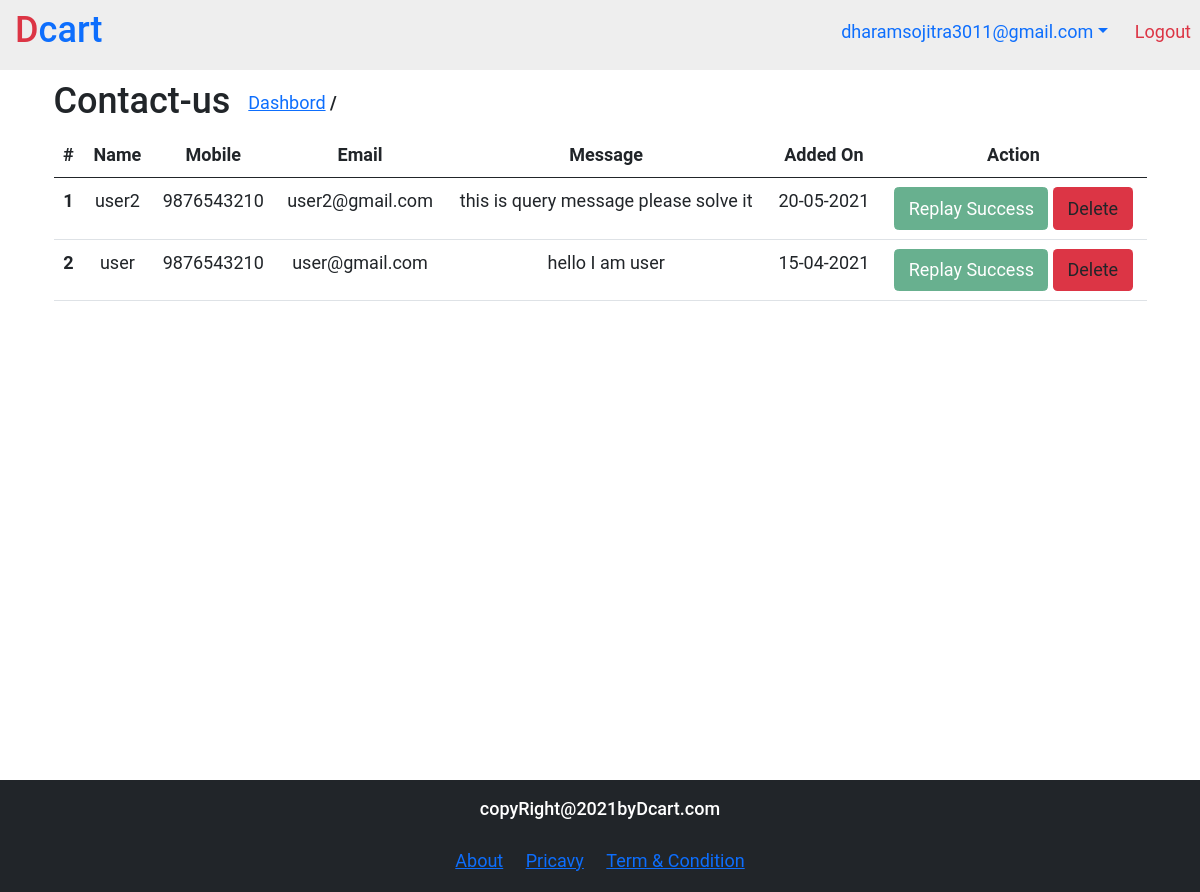
The app's page /admin/contact_us.php (signed in) with its own data.
### tables this page shows
CREATE TABLE `contact_us` (
  `contact_id` int(11) NOT NULL,
  `name` varchar(20) NOT NULL,
  `email` varchar(30) NOT NULL,
  `mobile` varchar(15) NOT NULL,
  `message` text NOT NULL,
  `status` int(11) NOT NULL,
  `added_on` timestamp NOT NULL DEFAULT current_timestamp() ON UPDATE current_timestamp()
);

### admin/contact_us.php (the view, shortened to what this page needs)
<?php
include 'top.php' ;
$querDCy_select = "SELECT * FROM contact_us ORDER BY contact_id DESC";
$result_select = mysqli_query($conn , $querDCy_select);
?>
<div id="container">
    <div class="container-fluid">
            <div class="d-flex">
                <h2>Contact-us</h2>
                <span class="mt-2 mx-3"><a href="index.php">Dashbord</a> <strong>/</strong></span>
            </div>
            <table class="table">
                <thead class="text-center">
                    <tr>
                    <th>#</th>
                    <th>Name</th>
                    <th>Mobile</th>
                    <th>Email</th>
                    <th>Message</th>
                    <th>Added On</th>
                    <th>Action</th>
                    </tr>
                </thead>
                <tbody class="text-center">
                        <?php
                            $i = 1;
                            while($row = mysqli_fetch_assoc($result_select))
                            {
                        ?>
                            <tr>
                            <th scope="row"><?php echo $i; ?></th>
                            <td><?php echo $row['name'] ?></td>
                            <td><?php echo $row['mobile'] ?></td>
                            <td><?php echo $row['email'] ?></td>
                            <td><?php echo $row['message'] ?></td>
                            <td><?php echo get_date($row['added_on']) ?></td>
                            <td>
                                <?php
                                    if ($row['status'] == 0)
                                    {
                                ?>
                                <a href="contact_us_replay.php?id=<?php echo $row['contact_id']; ?>" role="button" class="btn bg-primary" >Replay Pandding</a>
                                <?php
                                    }
                                    else
                                    {
                                ?>
                                <a href="#" class="btn btn-success  disabled"  role="button" aria-disabled="true">Replay Success</a>
                                <?php
                                    }
                                ?>
                                <a href="?id=<?php echo $row['contact_id']; ?>&type=delete" role="button" class="btn bg-danger" >Delete</a>
                            </td>
                            </tr>
                        <?php
                                $i++;
                            }
                        ?>
                </tbody>
            </table>
        </div>
</div>
<?php include 'footer.php' ?>

### function.php (shortened to what this page needs)
	<?php
function get_date($date)
{
    $date =strtotime($date);
    echo date('d-m-Y',$date);
}

### css/style.css (style rules this page uses)
html, body { overflow-x: hidden; font-family: 'Roboto', sun-serif; font-size: 18px; }
#container { min-height: 93vh; position: relative; padding: 20px 40px; padding-top: 80px; }

### css/pushy.css (style rules this page uses)
#container, .pushy, .push { transition: transform 0.2s cubic-bezier(0.16, 0.68, 0.43, 0.99); }

### records on screen
contact_us: name "user2", mobile "9876543210", email "user2@gmail.com", message "this is query message please solve it", added_on "20-05-2021", status "Replay Success"
contact_us: name "user", mobile "9876543210", email "user@gmail.com", message "hello I am user", added_on "15-04-2021", status "Replay Success"

### other values on screen
$_SESSION ['email_admin'] "dharamsojitra3011@gmail.com"
WEBSITE_NAME "Dcart"
